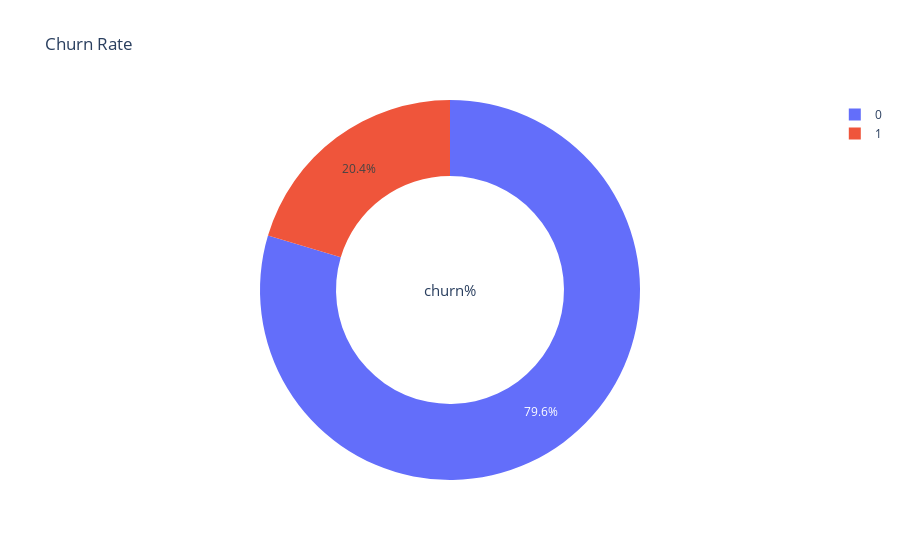

The notebook cell this image was saved under:
### Markdown cell above
Visualization of Churn rate among our data set (1 meaning churn/0 meaning no churn)

### Code cell
type_ = ["0", "1"]
fig = make_subplots(rows = 1, cols = 1)
fig.add_trace(go.Pie(labels = type_, values = data['churn'].value_counts(), name = "churn"))
fig.update_traces(hole = .6, hoverinfo = "label+percent+name", textfont_size = 12)
fig.update_layout(
    title_text="Churn Rate",
    annotations=[dict(text = 'churn%', x = 0.5, y = 0.5, font_size = 15, showarrow = False)])
fig.show()

### Figure 1 — Plotly figure (JSON) as saved in the notebook; plotly's stock layout.template omitted (floating-point values rounded to 4 significant figures)
{"data": [{"hole": 0.6, "hoverinfo": "label+percent+name", "labels": ["0", "1"], "name": "churn", "textfont": {"size": 12}, "type": "pie", "values": [7963, 2037]}], "layout": {"annotations": [{"font": {"size": 15}, "showarrow": false, "text": "churn%", "x": 0.5, "y": 0.5}], "autosize": true, "title": {"text": "Churn Rate"}, "xaxis": {"anchor": "y", "domain": [0, 1]}, "yaxis": {"anchor": "x", "domain": [0, 1]}}}
